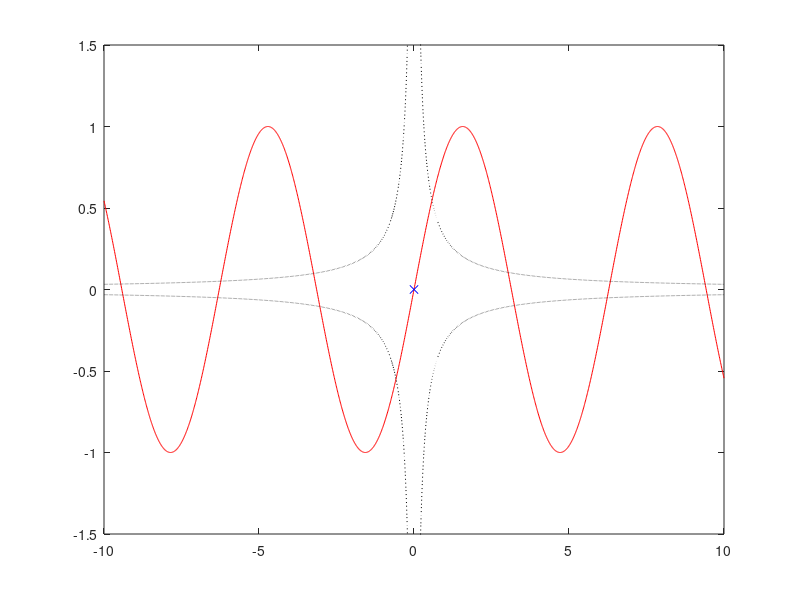

Recreate this plot in MATLAB.
clear
clc

%% Aufgabe 4: Plots in 2D

% Plotte einen Sinus mit einer roten, durchgehenden Linie im Intervall [-10, 10]
x = -10:0.01:10; 
y = sin(x); 
figure('Name', 'Sinus-Plot')
plot(x, y, 'r-'); 

% Weitere Funktionen in Fenster plotten: 
hold on; 
function_1 = 1./(pi.*x);
function_2 = -1./(pi.*x); 
% Musterloesung: 
% function_1 = 1/pi*x.^(-1)

plot(x, function_1, 'k:');
hold on; 
plot(x, function_2, 'k:');

% Resize die y-Achse auf das Intervall [-1.5, 1.5]
axis([-10 10 -1.5 1.5]) % [x_min x_max y_min y_max]

% Fuege ein blaues Kreuz im Ursprung des Koordinatensystems ein: 
plot(0, 0, 'bx')

